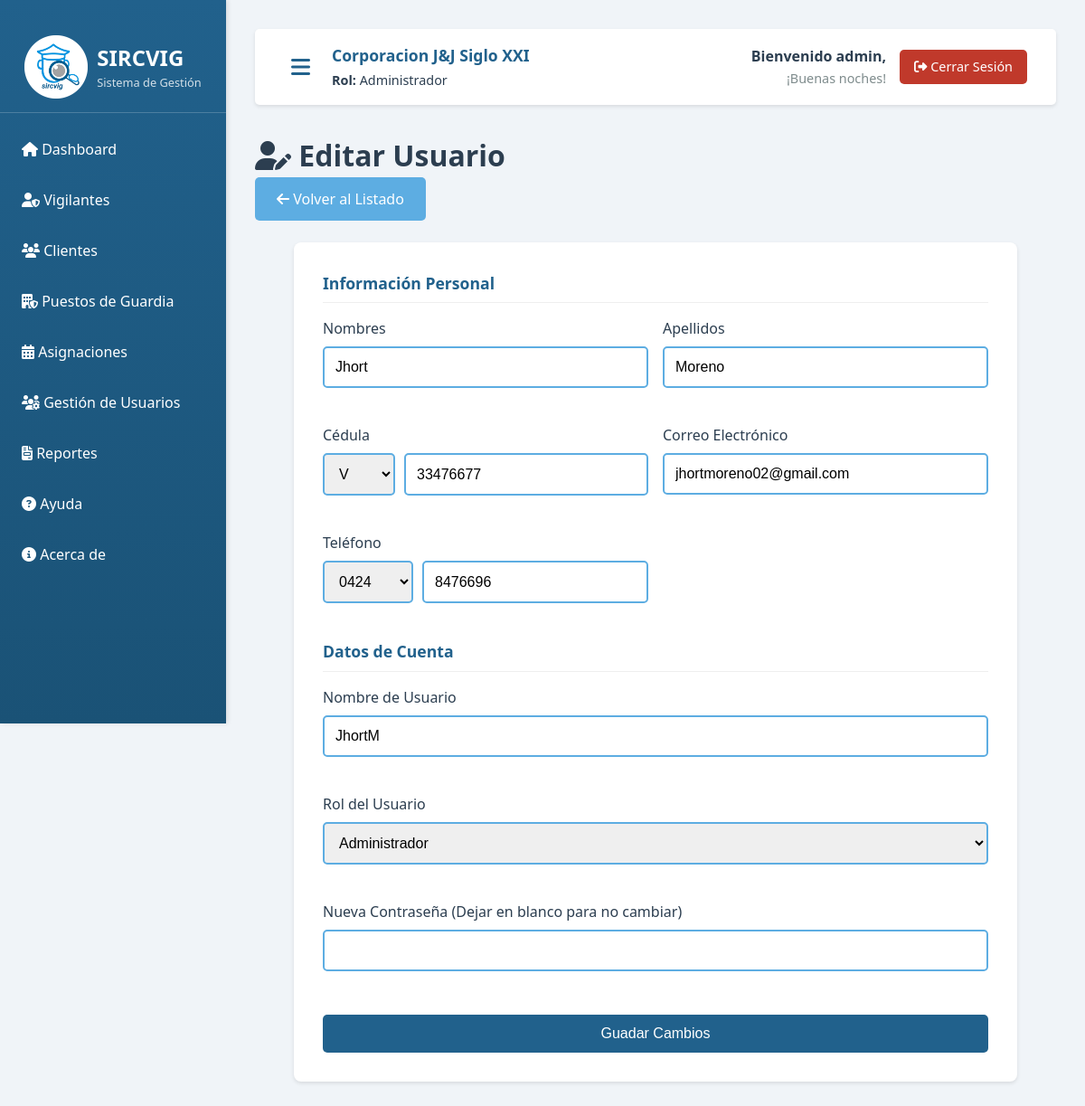
/views/editar_usuario.php?id=3 (signed in), run on the app's committed database.
### tables this page shows
CREATE TABLE `usuarios` (
  `id_usuario` int(11) NOT NULL AUTO_INCREMENT,
  `nombre_usuario` varchar(100) NOT NULL,
  `cedula` varchar(20) DEFAULT NULL,
  `nombres` varchar(100) DEFAULT NULL,
  `apellidos` varchar(100) DEFAULT NULL,
  `email` varchar(100) DEFAULT NULL,
  `telefono` varchar(20) DEFAULT NULL,
  `contrasena_hash` varchar(255) NOT NULL,
  `pregunta_seguridad` varchar(255) DEFAULT NULL,
  `respuesta_seguridad` varchar(255) DEFAULT NULL,
  `pregunta_seguridad_2` varchar(255) DEFAULT NULL,
  `respuesta_seguridad_2` varchar(255) DEFAULT NULL,
  `id_rol` int(11) NOT NULL,
  `intentos_fallidos` int(11) DEFAULT 0,
  `estado_cuenta` enum('Activa','Bloqueada') DEFAULT 'Activa',
  `fecha_creacion` timestamp NOT NULL DEFAULT current_timestamp(),
  `ultimo_acceso` timestamp NULL DEFAULT NULL,
  PRIMARY KEY (`id_usuario`),
  UNIQUE KEY `nombre_usuario` (`nombre_usuario`),
  UNIQUE KEY `cedula` (`cedula`),
  UNIQUE KEY `email` (`email`),
  KEY `id_rol` (`id_rol`),
  CONSTRAINT `usuarios_ibfk_1` FOREIGN KEY (`id_rol`) REFERENCES `roles` (`id_rol`)
);

CREATE TABLE `roles` (
  `id_rol` int(11) NOT NULL AUTO_INCREMENT,
  `nombre_rol` varchar(50) NOT NULL,
  `descripcion` text DEFAULT NULL,
  `fecha_creacion` timestamp NOT NULL DEFAULT current_timestamp(),
  PRIMARY KEY (`id_rol`),
  UNIQUE KEY `nombre_rol` (`nombre_rol`)
);

### config/autoload.php (called while the page is built, shortened)
<?php
spl_autoload_register(function ($class) {
    $paths = [
        MODELS_PATH . '/' . $class . '.php',
        CONTROLLERS_PATH . '/' . $class . '.php',
        BASE_PATH . '/core/' . $class . '.php'
    ];
    foreach ($paths as $path) {
        if (file_exists($path)) {
            return;
        }
    }
});

### core/Modelo.php (called while the page is built, shortened)
<?php
class Modelo {
    protected $db;
    protected $tabla;
    private function conectar() {
        try {
            $dsn = "mysql:host=" . DB_HOST . ";dbname=" . DB_NAME . ";charset=" . DB_CHARSET;
            $options = [
                PDO::ATTR_ERRMODE => PDO::ERRMODE_EXCEPTION,
                PDO::ATTR_DEFAULT_FETCH_MODE => PDO::FETCH_ASSOC,
                PDO::ATTR_EMULATE_PREPARES => false
            ];
            $this->db = new PDO($dsn, DB_USER, DB_PASS, $options);
        } catch (PDOException $e) {
            die("Error de conexión: " . $e->getMessage());
        }
    }
    protected function obtenerColumnaId() {
        $idColumnMap = [
            'usuarios' => 'id_usuario',
            'asignaciones' => 'id_asignacion',
            'vigilantes' => 'id_vigilante',
            'puestos' => 'id_puesto',
            'roles' => 'id_rol',
            'documentos' => 'id_documento',
            'clientes' => 'id_cliente'
        ];
        return $idColumnMap[$this->tabla] ?? "id_{$this->tabla}";
    }
    public function obtenerPorId($id) {
        $idColumn = $this->obtenerColumnaId();
        $sql = "SELECT * FROM {$this->tabla} WHERE {$idColumn} = :id";
        $stmt = $this->db->prepare($sql);
        $stmt->execute(['id' => $id]);
        return $stmt->fetch();
    }
}

### models/Rol.php (called while the page is built, shortened)
<?php
class Rol extends Modelo {
    public function obtenerTodos($condiciones = '', $params = []) {
        if (empty($condiciones)) {
            $sql = "SELECT * FROM roles ORDER BY id_rol";
            $stmt = $this->db->prepare($sql);
            $stmt->execute();
            return $stmt->fetchAll();
        }
        $resultado = parent::obtenerTodos($condiciones, $params);
        usort($resultado, function($a, $b) {
            return $a['id_rol'] - $b['id_rol'];
        });
        return $resultado;
    }
}

### views/editar_usuario.php (the view, shortened to what this page needs)
<?php
require_once __DIR__ . '/../config/autoload.php';
$id_usuario = intval($_GET['id']);
$modeloUsuario = new Usuario();
$usuario_editar = $modeloUsuario->obtenerPorId($id_usuario);
$modeloRol = new Rol();
$roles = $modeloRol->obtenerTodos();
$old_data = $_SESSION['old_data'] ?? $usuario_editar;
$tipo_cedula = isset($old_data['cedula']) ? substr($old_data['cedula'], 0, 1) : 'V';
$cedula_numero = isset($old_data['cedula']) ? substr($old_data['cedula'], 2) : '';
$codigo_operadora = isset($old_data['telefono']) ? substr($old_data['telefono'], 0, 4) : '';
$telefono_numero = isset($old_data['telefono']) ? substr($old_data['telefono'], 4) : '';
require_once __DIR__ . '/includes/header.php';
?>
<h1><i class="fas fa-user-edit"></i> Editar Usuario</h1>
<div class="mb-3">
    <a href="<?php echo BASE_URL; ?>/views/gestion_roles.php" class="btn btn-secondary"><i class="fas fa-arrow-left"></i> Volver al Listado</a>
</div>
<div class="form-container mb-3" id="form-editar-usuario">
    <form action="<?php echo BASE_URL; ?>/views/acciones.php?modulo=usuario&accion=editar" method="POST">
        <h3 class="mb-2" style="font-size: 1.1rem; color: var(--color-primario); border-bottom: 1px solid #eee; padding-bottom: 0.5rem;">Información Personal</h3>
        <div class="form-row">
            <div class="form-group">
                <label for="nombres">Nombres</label>
                <input type="text" id="nombres" name="nombres" required placeholder="Ej: Juan Antonio"
                       minlength="3" maxlength="25" oninput="this.value = this.value.replace(/[^a-zA-Z\u00C0-\u00FF\s]/g, '')"
                       value="<?php echo htmlspecialchars($old_data['nombres'] ?? ''); ?>">
            </div>
            <div class="form-group">
                <label for="apellidos">Apellidos</label>
                <input type="text" id="apellidos" name="apellidos" required placeholder="Ej: Pérez Lopez"
                       minlength="3" maxlength="25" oninput="this.value = this.value.replace(/[^a-zA-Z\u00C0-\u00FF\s]/g, '')"
                       value="<?php echo htmlspecialchars($old_data['apellidos'] ?? ''); ?>">
            </div>
            <div class="form-group">
                <label for="cedula_numero">Cédula</label>
                <div style="display: flex; gap: 10px;">
                    <select id="tipo_cedula" name="tipo_cedula" style="width: 80px; padding: 0.75rem; border: 2px solid var(--color-secundario); border-radius: 5px;" required>
                        <option value="V" <?php echo ($tipo_cedula == 'V') ? 'selected' : ''; ?>>V</option>
                    </select>
                    <input type="text" id="cedula_numero" name="cedula_numero" required
                           value="<?php echo htmlspecialchars($cedula_numero); ?>"
                           style="flex: 1;"
                           oninput="this.value = this.value.replace(/[^0-9]/g, '')">
                </div>
            </div>
            <div class="form-group">
                <label for="email">Correo Electrónico</label>
                <input type="email" id="email" name="email" required placeholder="correo@ejemplo.com" value="<?php echo htmlspecialchars($old_data['email'] ?? ''); ?>">
            </div>
            <div class="form-group">
                <label for="telefono">Teléfono</label>
                <div style="display: flex; gap: 10px;">
                    <select name="codigo_operadora" class="form-control" style="width: 100px;" required>
                        <?php
                        $ops = ['0412', '0414', '0416', '0422', '0424', '0426'];
                        foreach ($ops as $op) {
                            $sel = ($codigo_operadora == $op) ? 'selected' : '';
                            echo "<option value='$op' $sel>$op</option>";
                        }
                        ?>
                    </select>
                    <input type="tel" id="telefono_numero" name="telefono_numero" class="form-control" style="flex: 1;"
                           required placeholder="1234567"
                           maxlength="7"
                           oninput="this.value = this.value.replace(/[^0-9]/g, '')"
                           value="<?php echo htmlspecialchars($telefono_numero); ?>">
                </div>
            </div>
        </div>
        <h3 class="mb-2 mt-2" style="font-size: 1.1rem; color: var(--color-primario); border-bottom: 1px solid #eee; padding-bottom: 0.5rem;">Datos de Cuenta</h3>
        <div class="form-row">
            <div class="form-group" style="grid-column: span 2;">
                <label for="nombre_usuario">Nombre de Usuario</label>
                <input type="text" id="nombre_usuario" name="nombre_usuario" required value="<?php echo htmlspecialchars($old_data['nombre_usuario'] ?? ''); ?>">
            </div>
            <div class="form-group" style="grid-column: span 2;">
                <label for="id_rol">Rol del Usuario</label>
                <select id="id_rol" name="id_rol" required>
                    <?php foreach ($roles as $rol): ?>
                        <option value="<?php echo $rol['id_rol']; ?>" <?php echo (isset($old_data['id_rol']) && $old_data['id_rol'] == $rol['id_rol']) ? 'selected' : ''; ?>>
                            <?php echo htmlspecialchars($rol['nombre_rol']); ?>
                        </option>
                    <?php endforeach; ?>
                </select>
            </div>
            <div class="form-group" style="grid-column: span 2;">
                <label for="contrasena">Nueva Contraseña (Dejar en blanco para no cambiar)</label>
                <input type="password" id="contrasena" name="contrasena" minlength="8">
            </div>
        </div>
        <div class="form-actions mt-3">
            <button type="submit" class="btn btn-primary" style="width: 100%;">Guadar Cambios</button>
        </div>
    </form>
</div>
<?php require_once __DIR__ . '/includes/footer.php'; ?>

### assets/css/estilos.css (style rules this page uses)
:root { --color-fondo: #F0F4F8; --color-primario: #21618C; --color-secundario: #5DADE2; --color-terciario: #AED6F1; --color-cuaternario: #D6DBDF; --color-texto: #2C3E50; --color-blanco: #ffffff; --color-exito: #27AE60; --color-error: #C0392B; --color-advertencia: #F39C12; --color-info: #3498DB; }
* { margin: 0; padding: 0; box-sizing: border-box; }
body { font-family: 'Segoe UI', 'Roboto', 'Helvetica Neue', sans-serif; background-color: var(--color-fondo); color: var(--color-texto); line-height: 1.5; }
.form-group { margin-bottom: 1.5rem; }
.form-group label { display: block; margin-bottom: 0.5rem; color: var(--color-texto); font-weight: 500; }
.form-group input { width: 100%; padding: 0.75rem; border: 2px solid var(--color-secundario); border-radius: 5px; font-size: 1rem; transition: all 0.3s ease; }
.btn { padding: 0.75rem 1.5rem; border: none; border-radius: 5px; font-size: 1rem; cursor: pointer; transition: all 0.3s; text-decoration: none; display: inline-block; text-align: center; }
.btn-primary { background-color: var(--color-primario); color: white; width: 100%; }
.btn-secondary { background-color: var(--color-secundario); color: white; }
.form-container { background: white; padding: 2rem; border-radius: 8px; box-shadow: 0 2px 4px rgba(0, 0, 0, 0.1); max-width: 800px; margin: 0 auto; }
.form-row { display: grid; grid-template-columns: repeat(auto-fit, minmax(250px, 1fr)); gap: 1rem; margin-bottom: 1rem; }
.form-group select { width: 100%; padding: 0.75rem; border: 2px solid var(--color-secundario); border-radius: 5px; font-size: 1rem; }
.form-actions { margin-top: 1.5rem; display: flex; gap: 1rem; justify-content: flex-end; }
.mt-2 { margin-top: 1rem; }
.mt-3 { margin-top: 1.5rem; }
.mb-2 { margin-bottom: 1rem; }
.mb-3 { margin-bottom: 1.5rem; }

### data on the page
usuarios: nombres "Jhort", apellidos "Moreno", tipo_cedula "V", cedula_numero "33476677", email "jhortmoreno02@gmail.com", telefono_numero "8476696", nombre_usuario "JhortM", id_rol "Administrador"

### other printed values
$_SESSION['nombre_rol'] "Administrador"
$nombre_mostrar "admin"
$saludo_tiempo "¡Buenas noches!"
form field codigo_operadora "0424"
